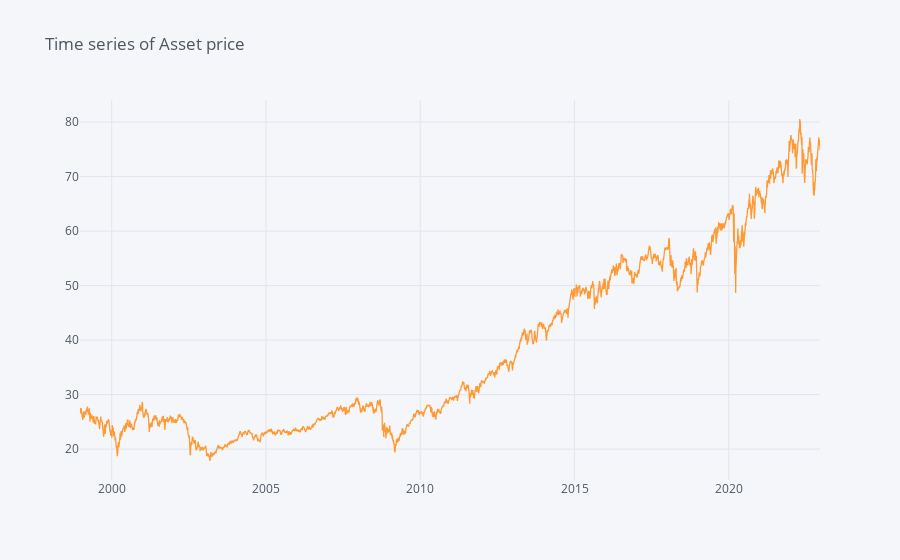
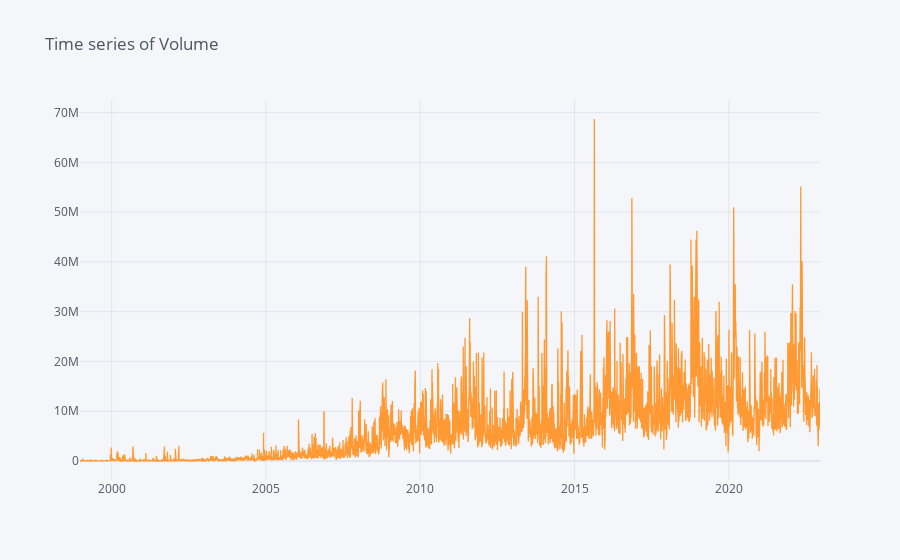

Notebook code cell kept with these figures, in order:
### Code cell
#Plotting graphs

df_plot = df1.copy(deep=True)
df_plot.reset_index(drop=False, inplace=True)
df_plot['Date'] = pd.to_datetime(df_plot['Date']).dt.date
df_plot.dtypes


try:
    df_plot = df_plot.set_index('Date')
except:
    pass

datalimitmin = pd.to_datetime('1996-12-31').date()
datalimitmax = pd.to_datetime('2024-12-31').date()
#=======Closing price=============================================================================================
# Closing price - Raw data
title = 'Asset price'
df_plot = df_plot[  (df_plot.index > datalimitmin) & (df_plot.index < datalimitmax) ]      #When the 'Date' is in the INDEX
#df_plot = df_plot[  (df_plot['Date'] > datalimitmin) & (df_plot['Date'] < datalimitmax) ] #When the 'Date' is in the COLUMNS
df_plot['Close'].iplot(kind='line', title=f'Time series of {title}')

#====================================================================================================
#Closing price - Log scale
data = df_plot['Close']
fig, ax = plt.subplots()
ax.set_title("Log scale plot - Price")
ax.plot(data)
ax.set_yscale('log')
plt.show()

#========VOLUME======================================================================================

# ASSET
title = 'Volume'
df_plot['Volume'].iplot(kind='line', title=f'Time series of {title}')

#====================================================================================================
#Log scale
data = df_plot['Volume']
fig, ax = plt.subplots()
ax.plot(data)
ax.set_title("Log scale plot - Volume")
ax.set_yscale('log')
plt.show()

### Figure 1 — Plotly figure (JSON) as saved in the notebook; plotly's stock layout.template omitted (floating-point values rounded to 4 significant figures; data arrays with more than 128 entries replaced by an {"elided": "..."} marker saying what was removed)
{"data": [{"line": {"color": "rgba(255, 153, 51, 1.0)", "dash": "solid", "shape": "linear", "width": 1.3}, "mode": "lines", "name": "Close", "text": "", "type": "scatter", "x": {"elided": "6037 str values"}, "y": {"elided": "6037 float values"}}], "layout": {"autosize": true, "legend": {"bgcolor": "#F5F6F9", "font": {"color": "#4D5663"}}, "paper_bgcolor": "#F5F6F9", "plot_bgcolor": "#F5F6F9", "title": {"font": {"color": "#4D5663"}, "text": "Time series of Asset price"}, "xaxis": {"autorange": true, "gridcolor": "#E1E5ED", "range": ["1998-12-22", "2022-12-16"], "showgrid": true, "tickfont": {"color": "#4D5663"}, "title": {"font": {"color": "#4D5663"}, "text": ""}, "type": "date", "zerolinecolor": "#E1E5ED"}, "yaxis": {"autorange": true, "gridcolor": "#E1E5ED", "range": [14.33, 84.06], "showgrid": true, "tickfont": {"color": "#4D5663"}, "title": {"font": {"color": "#4D5663"}, "text": ""}, "type": "linear", "zerolinecolor": "#E1E5ED"}}}

### Figure 2 — Plotly figure (JSON) as saved in the notebook; plotly's stock layout.template omitted (floating-point values rounded to 4 significant figures; data arrays with more than 128 entries replaced by an {"elided": "..."} marker saying what was removed)
{"data": [{"line": {"color": "rgba(255, 153, 51, 1.0)", "dash": "solid", "shape": "linear", "width": 1.3}, "mode": "lines", "name": "Volume", "text": "", "type": "scatter", "x": {"elided": "6037 str values"}, "y": {"elided": "6037 int values"}}], "layout": {"autosize": true, "legend": {"bgcolor": "#F5F6F9", "font": {"color": "#4D5663"}}, "paper_bgcolor": "#F5F6F9", "plot_bgcolor": "#F5F6F9", "title": {"font": {"color": "#4D5663"}, "text": "Time series of Volume"}, "xaxis": {"autorange": true, "gridcolor": "#E1E5ED", "range": ["1998-12-22", "2022-12-16"], "showgrid": true, "tickfont": {"color": "#4D5663"}, "title": {"font": {"color": "#4D5663"}, "text": ""}, "type": "date", "zerolinecolor": "#E1E5ED"}, "yaxis": {"autorange": true, "gridcolor": "#E1E5ED", "range": [-3811000.0, 72540000.0], "showgrid": true, "tickfont": {"color": "#4D5663"}, "title": {"font": {"color": "#4D5663"}, "text": ""}, "type": "linear", "zerolinecolor": "#E1E5ED"}}}
